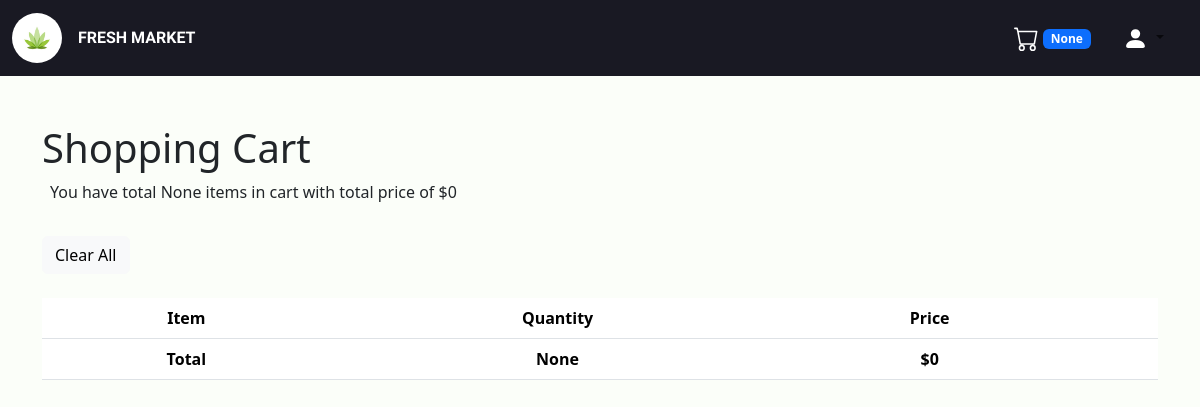
Before: /eapp/store/ (signed in) with the older database file.
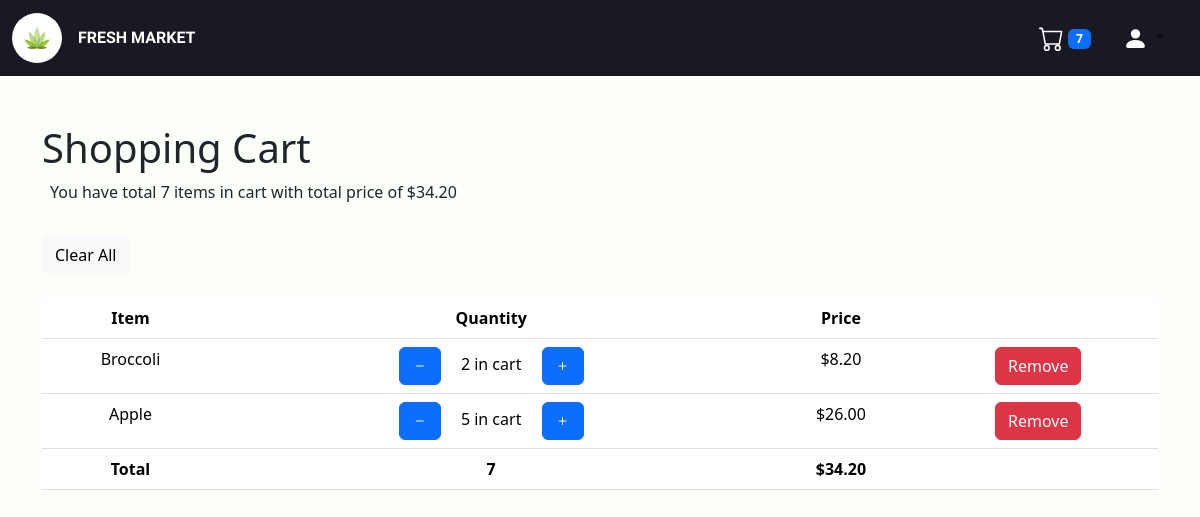
After: the same page with the newer database file.
### eapp/models.py (models this page shows, shortened)
class CartItem(models.Model):
    customer = models.ForeignKey(to=User, on_delete=models.CASCADE)
    item_name = models.ForeignKey(to=Product, on_delete=models.CASCADE)
    quantity = models.PositiveIntegerField()
    def item_total(self):
        return self.item_name.price * self.quantity

class Product(models.Model):
    name = models.CharField(max_length=200)
    price = models.DecimalField(max_digits=10, decimal_places=2)
    product_image = models.ImageField(default='def.png'
                                      , upload_to='product_images')
    category = models.ForeignKey(to=Category, on_delete=models.CASCADE)
    def __str__(self):
        return self.name

### eapp/views.py (the view)
# urls.py: path("store/", views.store, name='eapp-store'),
@login_required
def store(request):
    cart_item = CartItem.objects.filter(customer_id=request.user.id)
    total_quantity = cart_item.aggregate(Sum("quantity"))
    total_price = sum(item.item_total() for item in cart_item)
    return render(request, template_name="store.html",
                  context={'cart_item': cart_item, 'total_quantity': total_quantity, 'total_price': total_price})

### eapp/templates/store.html
{% extends "base.html" %}
{% block content %}
    <h1 class="mt-5">Shopping Cart</h1>
    <p class="m-2">You have total {{ total_quantity.quantity__sum }} items in cart with total price of
        ${{ total_price }} </p>
    <a href={% url 'eapp-clear' %} class="btn btn-light my-4">Clear All</a>
    <table class="table text-center">
        <thead>
        <tr>
            <th scope="col">Item</th>
            <th scope="col">Quantity</th>
            <th scope="col">Price</th>
            <th></th>
        </tr>
        </thead>
        <tbody>
        {% for item in cart_item %}
            <tr>
                <td>{{ item.item_name }}</td>
                <td class="table_data">
                    <a href={% url 'eapp-decre' product_id=item.item_name_id %} class="btn btn-primary mx-3"><i
                        class="bi bi-dash"></i></a>
                    {{ item.quantity }} in cart
                    <a href={% url 'eapp-incre' product_id=item.item_name_id %} class="btn btn-primary mx-3"><i
                        class="bi bi-plus"></i></a>
                </td>
                <td>${{ item.item_total }}</td>
                <td>
                    <a href={% url 'eapp-clear-one' product_id=item.id %} class="btn btn-danger">Remove</a>
                </td>
            </tr>
        {% endfor %}
        </tbody>
        <tr>
            <th>Total</th>
            <th>{{ total_quantity.quantity__sum }}</th>
            <th>${{ total_price }}</th>
            <th></th>
        </tr>
    </table>
{% endblock %}

### eapp/templates/base.html (shortened to what this page needs)
<!doctype html>
<html lang="en">
<head>
    {% load static %}
    <link href="https://cdn.jsdelivr.net/npm/bootstrap@5.3.2/dist/css/bootstrap.min.css"
 rel="stylesheet">
    <link rel="stylesheet" href="https://cdn.jsdelivr.net/npm/bootstrap-icons@1.11.2/font/bootstrap-icons.min.css">
    <link rel="stylesheet" href={% static 'eapp/base.css' %}>
</head>
<body>
<nav class="navbar sticky-top navbar-expand-lg ">
    <div class="container-fluid">
        <a class="navbar-brand" href={% url 'eapp-home' %}>
            <img src={% static 'eapp/brand_logo.jpg' %} alt="leaf_logo" width="50" class="rounded-circle">
        <li class="nav-item list-unstyled">
            <a aria-current="page" class="brand_name nav-link active " href={% url 'eapp-home' %}>FRESH
                MARKET</a>
        </li>
        <div class="collapse navbar-collapse" id="navbarScroll">
            <ul class="navbar-nav me-auto my-2 my-lg-0 navbar-nav-scroll w-100 justify-content-end "
                style="--bs-scroll-height: 100px;">
                <li class="nav-item">
                    <a class="nav-link" href={% url 'eapp-store' %}>
                        <span id="total_item" class="badge text-bg-primary"> {{ total_quantity.quantity__sum }}</span>
                </li>
                <li class="dropdown nav-item mx-3">
                    <a class="nav-link dropdown-toggle" role="button" data-bs-toggle="dropdown"
                       aria-expanded="false">
                        <svg class="bi bi-person-fill" fill="white" height="25" viewBox="0 0 16 16"
                             width="25" xmlns="http://www.w3.org/2000/svg">
                            <path d="M3 14s-1 0-1-1 1-4 6-4 6 3 6 4-1 1-1 1zm5-6a3 3 0 1 0 0-6 3 3 0 0 0 0 6"/>
                        </svg>
                    </a>
                </li>
            </ul>
        </div>
    </div>
</nav>
<div class="container-lg ">
    {% block content %}
    {% endblock content %}
</div>
</body>
</html>

### static/eapp/base.css (style rules this page uses)
body { background-color: #FBFEF9; }
nav { background-color: #191923; }
.brand_name { font-weight: bolder; font-family: 'Rajdhani', sans-serif; color: white; }

Changed rows visible on the page:
added CartItem: item_name "Broccoli", quantity "2", item_total "8.20"
added CartItem: item_name "Apple", quantity "5", item_total "26.00"
Other visible differences:
{{ total_quantity.quantity__sum }}: "None" → "7"
{{ total_price }}: "0" → "34.20"
